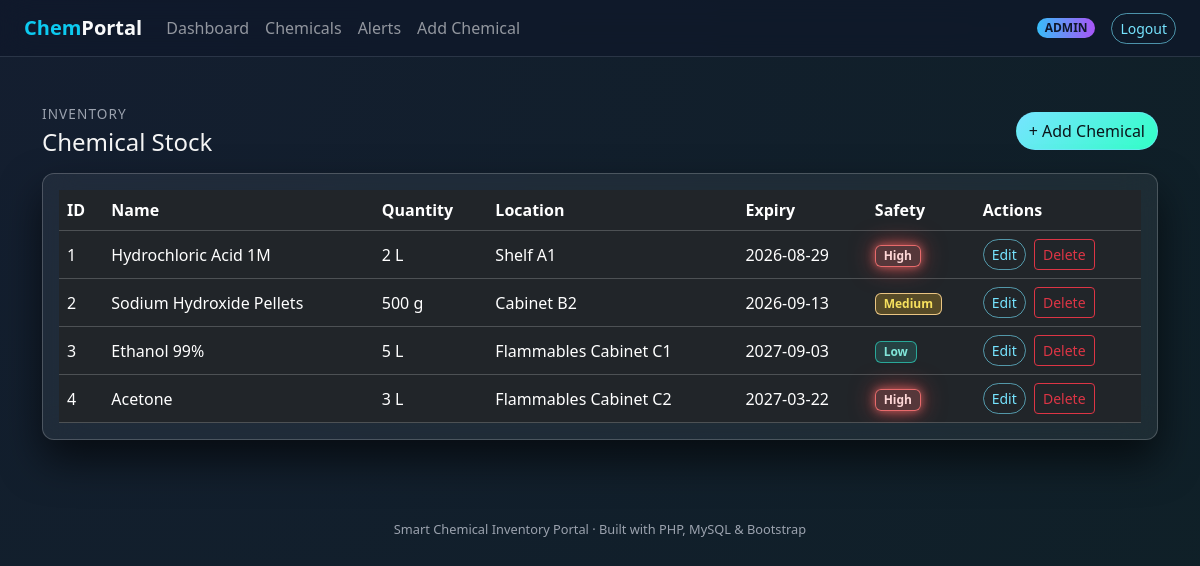
Page /view_chemicals.php (signed in) on the committed database.
### tables this page shows
CREATE TABLE chemical_safety (
    id INT AUTO_INCREMENT PRIMARY KEY,
    chemical_id INT NOT NULL,
    expiry_date DATE NULL,
    safety_level ENUM('Low', 'Medium', 'High') NOT NULL DEFAULT 'Low',
    CONSTRAINT fk_safety_chemical
        FOREIGN KEY (chemical_id) REFERENCES chemicals(chemical_id)
        ON DELETE CASCADE
);

CREATE TABLE chemicals (
    chemical_id INT AUTO_INCREMENT PRIMARY KEY,
    name VARCHAR(255) NOT NULL,
    quantity VARCHAR(100) NOT NULL,
    location VARCHAR(255) NOT NULL,
    created_at DATETIME NOT NULL DEFAULT CURRENT_TIMESTAMP,
    updated_at DATETIME NOT NULL DEFAULT CURRENT_TIMESTAMP ON UPDATE CURRENT_TIMESTAMP
);

### auth_check.php (called while the page is built, shortened)
<?php
function is_role(string $role): bool
{
    return isset($_SESSION['role']) && $_SESSION['role'] === $role;
}

### view_chemicals.php (the view)
<?php
require_once 'auth_check.php';
require_once 'db_config.php';
$chemicals = [];
$res = $mysqli->query("
    SELECT c.chemical_id, c.name, c.quantity, c.location, c.created_at, c.updated_at,
           cs.expiry_date, cs.safety_level
    FROM chemicals c
    LEFT JOIN chemical_safety cs ON c.chemical_id = cs.chemical_id
    ORDER BY c.created_at DESC
");
if ($res) {
    while ($row = $res->fetch_assoc()) {
        $chemicals[] = $row;
    }
}
require_once 'partials/header.php';
?>
<div class="d-flex justify-content-between align-items-center mb-3 fade-in-up">
    <div>
        <p class="page-title mb-1">Inventory</p>
        <h2 class="h4 mb-0">Chemical Stock</h2>
    </div>
    <?php if (is_role('admin')): ?>
        <a href="add_chemical.php" class="btn btn-neon">+ Add Chemical</a>
    <?php endif; ?>
</div>
<div class="glass-card p-3 table-glass fade-in-up">
    <div class="table-responsive">
        <table class="table table-dark table-hover align-middle mb-0">
            <thead>
            <tr>
                <th>ID</th>
                <th>Name</th>
                <th>Quantity</th>
                <th>Location</th>
                <th>Expiry</th>
                <th>Safety</th>
                <?php if (is_role('admin')): ?>
                    <th>Actions</th>
                <?php endif; ?>
            </tr>
            </thead>
            <tbody>
            <?php if (empty($chemicals)): ?>
                <tr>
                    <td colspan="<?php echo is_role('admin') ? '7' : '6'; ?>" class="text-center text-secondary py-3">
                        No chemicals logged yet.
                    </td>
                </tr>
            <?php else: ?>
                <?php foreach ($chemicals as $c): ?>
                    <tr>
                        <td><?php echo htmlspecialchars($c['chemical_id']); ?></td>
                        <td><?php echo htmlspecialchars($c['name']); ?></td>
                        <td><?php echo htmlspecialchars($c['quantity']); ?></td>
                        <td><?php echo htmlspecialchars($c['location']); ?></td>
                        <td>
                            <?php
                            echo $c['expiry_date']
                                ? htmlspecialchars($c['expiry_date'])
                                : '<span class="text-secondary">N/A</span>';
                            ?>
                        </td>
                        <td>
                            <?php
                            $level = $c['safety_level'] ?? 'Low';
                            $badgeClass = 'badge-safety-low';
                            if ($level === 'Medium') {
                                $badgeClass = 'badge-safety-medium';
                            } elseif ($level === 'High') {
                                $badgeClass = 'badge-safety-high';
                            }
                            ?>
                            <span class="badge <?php echo $badgeClass; ?>">
                                <?php echo htmlspecialchars($level); ?>
                            </span>
                        </td>
                        <?php if (is_role('admin')): ?>
                            <td>
                                <a href="edit_chemical.php?id=<?php echo urlencode($c['chemical_id']); ?>"
                                   class="btn btn-sm btn-outline-neon me-1">Edit</a>
                                <a href="delete_chemical.php?id=<?php echo urlencode($c['chemical_id']); ?>"
                                   class="btn btn-sm btn-outline-danger"
                                   onclick="return confirm('Are you sure you want to delete this chemical?');">
                                    Delete
                                </a>
                            </td>
                        <?php endif; ?>
                    </tr>
                <?php endforeach; ?>
            <?php endif; ?>
            </tbody>
        </table>
    </div>
</div>
<?php require_once 'partials/footer.php'; ?>

### partials/header.php (shortened to what this page needs)
<!DOCTYPE html>
<html lang="en">
<head>
    <link href="https://cdn.jsdelivr.net/npm/bootstrap@5.3.3/dist/css/bootstrap.min.css" rel="stylesheet">
    <link href="assets/css/style.css" rel="stylesheet">
</head>
<body>
<nav class="navbar navbar-expand-lg navbar-dark nav-glass fixed-top">
    <div class="container-fluid px-4">
        <a class="navbar-brand fw-semibold" href="index.php">
            <span class="text-info">Chem</span><span class="text-light">Portal</span>
        </a>
        <div class="collapse navbar-collapse" id="navMain">
            <ul class="navbar-nav me-auto mb-2 mb-lg-0">
                <?php if (isset($_SESSION['user_id'])): ?>
                    <li class="nav-item">
                        <a class="nav-link" href="dashboard.php">Dashboard</a>
                    </li>
                    <li class="nav-item">
                        <a class="nav-link" href="view_chemicals.php">Chemicals</a>
                    </li>
                    <li class="nav-item">
                        <a class="nav-link" href="alerts.php">Alerts</a>
                    </li>
                    <?php if (isset($_SESSION['role']) && $_SESSION['role'] === 'admin'): ?>
                        <li class="nav-item">
                            <a class="nav-link" href="add_chemical.php">Add Chemical</a>
                        </li>
                    <?php endif; ?>
                <?php endif; ?>
            </ul>
            <div class="d-flex align-items-center gap-3">
                <?php if (isset($_SESSION['user_id'])): ?>
                    <span class="badge rounded-pill <?php echo $_SESSION['role'] === 'admin' ? 'role-pill-admin' : 'role-pill-guest'; ?>">
                        <?php echo htmlspecialchars(strtoupper($_SESSION['role'])); ?>
                    </span>
                    <a href="logout.php" class="btn btn-sm btn-outline-neon">Logout</a>
                <?php else: ?>
                    <a href="login.php" class="btn btn-sm btn-neon">Login</a>
                <?php endif; ?>
            </div>
        </div>
    </div>
</nav>
<main class="app-main">
    <div class="container py-4">

### partials/footer.php (shortened to what this page needs)
    </div>
</main>
<footer class="text-center py-3 mt-auto">
    Smart Chemical Inventory Portal &middot; Built with PHP, MySQL &amp; Bootstrap
</footer>
</body>
</html>

### assets/css/style.css (style rules this page uses)
body { font-family: "Poppins", system-ui, -apple-system, BlinkMacSystemFont, "Segoe UI", sans-serif; background: radial-gradient(circle at top left, #141e30, #0f2027); color: #f5f5f5; min-height: 100vh; }
a { color: #76e4ff; }
.glass-card { background: rgba(255, 255, 255, 0.06); border-radius: 18px; border: 1px solid rgba(255, 255, 255, 0.2); box-shadow: 0 20px 40px rgba(0, 0, 0, 0.6); backdrop-filter: blur(18px); -webkit-backdrop-filter: blur(18px); }
.btn-neon { position: relative; overflow: hidden; border-radius: 999px; border: 1px solid rgba(118, 228, 255, 0.6); color: #0b141a; background: linear-gradient(135deg, #76e4ff, #32ffc7); transition: transform 0.2s ease, box-shadow 0.2s ease; }
.btn-outline-neon { border-radius: 999px; border: 1px solid rgba(118, 228, 255, 0.6); color: #76e4ff; background: transparent; transition: background 0.2s ease, transform 0.2s ease, box-shadow 0.2s ease; }
.badge-safety-low { background: rgba(56, 178, 172, 0.2); color: #81e6d9; border: 1px solid rgba(45, 212, 191, 0.7); }
.badge-safety-medium { background: rgba(251, 191, 36, 0.25); color: #f6e05e; border: 1px solid rgba(251, 211, 141, 0.9); }
.badge-safety-high { background: rgba(248, 113, 113, 0.25); color: #fed7d7; border: 1px solid rgba(248, 113, 113, 0.9); box-shadow: 0 0 10px rgba(248, 113, 113, 0.7), 0 0 25px rgba(239, 68, 68, 0.6); }
.nav-glass { background: rgba(15, 23, 42, 0.7); backdrop-filter: blur(16px); -webkit-backdrop-filter: blur(16px); border-bottom: 1px solid rgba(148, 163, 184, 0.2); }
.page-title { letter-spacing: 0.08em; text-transform: uppercase; font-size: 0.85rem; color: #9ca3af; }
.table-glass { border-radius: 12px; overflow: hidden; }
.table-glass thead { background: rgba(15, 23, 42, 0.9); }
.table-glass tbody tr { background: rgba(15, 23, 42, 0.5); transition: background 0.15s ease, transform 0.15s ease; }
.fade-in-up { opacity: 0; transform: translateY(18px); animation: fadeInUp 0.6s ease forwards; }
.role-pill-admin { background: linear-gradient(90deg, #38bdf8, #a855f7); color: #0f172a; }
main.app-main { padding-top: 80px; padding-bottom: 40px; }
footer { font-size: 0.8rem; color: #9ca3af; }

### rows in the picture
chemical_safety: chemical.chemical_id "1", chemical.name "Hydrochloric Acid 1M", chemical.quantity "2 L", chemical.location "Shelf A1", expiry_date "2026-08-29", safety_level "High"
chemical_safety: chemical.chemical_id "2", chemical.name "Sodium Hydroxide Pellets", chemical.quantity "500 g", chemical.location "Cabinet B2", expiry_date "2026-09-13", safety_level "Medium"
chemical_safety: chemical.chemical_id "3", chemical.name "Ethanol 99%", chemical.quantity "5 L", chemical.location "Flammables Cabinet C1", expiry_date "2027-09-03", safety_level "Low"
chemical_safety: chemical.chemical_id "4", chemical.name "Acetone", chemical.quantity "3 L", chemical.location "Flammables Cabinet C2", expiry_date "2027-03-22", safety_level "High"

### other values in the picture
$_SESSION['role'] "ADMIN"
